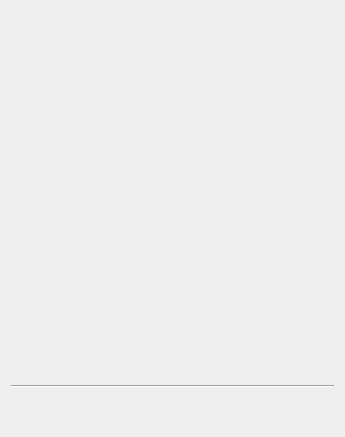
<?xml version="1.0" encoding="UTF-8"?>
<ui version="4.0">
 <author>Dmitry Baryshev</author>
 <class>Phrasebooks</class>
 <widget class="QWidget" name="Phrasebooks">
  <property name="geometry">
   <rect>
    <x>0</x>
    <y>0</y>
    <width>345</width>
    <height>437</height>
   </rect>
  </property>
  <property name="windowTitle">
   <string notr="true">Phrasebooks</string>
  </property>
  <layout class="QGridLayout" name="gridLayout_5">
   <item row="2" column="2">
    <widget class="QStackedWidget" name="stackBusy">
     <property name="sizePolicy">
      <sizepolicy hsizetype="Maximum" vsizetype="Maximum">
       <horstretch>0</horstretch>
       <verstretch>0</verstretch>
      </sizepolicy>
     </property>
     <property name="currentIndex">
      <number>0</number>
     </property>
     <widget class="QWidget" name="page">
      <layout class="QGridLayout" name="gridLayout">
       <property name="leftMargin">
        <number>0</number>
       </property>
       <property name="topMargin">
        <number>0</number>
       </property>
       <property name="rightMargin">
        <number>0</number>
       </property>
       <property name="bottomMargin">
        <number>0</number>
       </property>
       <item row="0" column="0">
        <widget class="QLabel" name="labelNotBusy">
         <property name="minimumSize">
          <size>
           <width>32</width>
           <height>32</height>
          </size>
         </property>
         <property name="maximumSize">
          <size>
           <width>32</width>
           <height>32</height>
          </size>
         </property>
         <property name="toolTip">
          <string extracomment="&quot;THT&quot; is the name of the application">THT is ready</string>
         </property>
         <property name="alignment">
          <set>Qt::AlignCenter</set>
         </property>
        </widget>
       </item>
      </layout>
     </widget>
     <widget class="QWidget" name="page_2">
      <layout class="QGridLayout" name="gridLayout_2">
       <property name="leftMargin">
        <number>0</number>
       </property>
       <property name="topMargin">
        <number>0</number>
       </property>
       <property name="rightMargin">
        <number>0</number>
       </property>
       <property name="bottomMargin">
        <number>0</number>
       </property>
       <item row="0" column="0">
        <widget class="QLabel" name="labelBusy">
         <property name="minimumSize">
          <size>
           <width>32</width>
           <height>32</height>
          </size>
         </property>
         <property name="maximumSize">
          <size>
           <width>32</width>
           <height>32</height>
          </size>
         </property>
         <property name="toolTip">
          <string extracomment="&quot;THT&quot; is the name of the application">THT is busy</string>
         </property>
         <property name="alignment">
          <set>Qt::AlignCenter</set>
         </property>
        </widget>
       </item>
      </layout>
     </widget>
    </widget>
   </item>
   <item row="1" column="0" colspan="3">
    <widget class="Line" name="lineThtSeparator">
     <property name="orientation">
      <enum>Qt::Horizontal</enum>
     </property>
    </widget>
   </item>
   <item row="0" column="0" colspan="3">
    <widget class="List" name="list" native="true">
     <property name="sizePolicy">
      <sizepolicy hsizetype="Preferred" vsizetype="Preferred">
       <horstretch>0</horstretch>
       <verstretch>1</verstretch>
      </sizepolicy>
     </property>
    </widget>
   </item>
   <item row="2" column="0">
    <widget class="Target" name="target" native="true"/>
   </item>
   <item row="2" column="1">
    <spacer name="horizontalSpacer">
     <property name="orientation">
      <enum>Qt::Horizontal</enum>
     </property>
     <property name="sizeType">
      <enum>QSizePolicy::Expanding</enum>
     </property>
     <property name="sizeHint" stdset="0">
      <size>
       <width>0</width>
       <height>20</height>
      </size>
     </property>
    </spacer>
   </item>
  </layout>
 </widget>
 <layoutdefault spacing="6" margin="11"/>
 <customwidgets>
  <customwidget>
   <class>Target</class>
   <extends>QWidget</extends>
   <header>target.h</header>
   <container>1</container>
   <slots>
    <signal>dropped(QPoint)</signal>
    <signal>middleClick()</signal>
    <signal>moving(QPoint)</signal>
    <signal>cancelled()</signal>
   </slots>
  </customwidget>
  <customwidget>
   <class>List</class>
   <extends>QWidget</extends>
   <header>list.h</header>
   <container>1</container>
  </customwidget>
 </customwidgets>
 <resources/>
 <connections>
  <connection>
   <sender>target</sender>
   <signal>dropped(QPoint)</signal>
   <receiver>Phrasebooks</receiver>
   <slot>targetDropped(QPoint)</slot>
   <hints>
    <hint type="sourcelabel">
     <x>28</x>
     <y>416</y>
    </hint>
    <hint type="destinationlabel">
     <x>32</x>
     <y>469</y>
    </hint>
   </hints>
  </connection>
  <connection>
   <sender>target</sender>
   <signal>middleClick()</signal>
   <receiver>Phrasebooks</receiver>
   <slot>slotClearLinks()</slot>
   <hints>
    <hint type="sourcelabel">
     <x>18</x>
     <y>417</y>
    </hint>
    <hint type="destinationlabel">
     <x>20</x>
     <y>468</y>
    </hint>
   </hints>
  </connection>
  <connection>
   <sender>target</sender>
   <signal>moving(QPoint)</signal>
   <receiver>Phrasebooks</receiver>
   <slot>slotTargetMoving(QPoint)</slot>
   <hints>
    <hint type="sourcelabel">
     <x>38</x>
     <y>419</y>
    </hint>
    <hint type="destinationlabel">
     <x>44</x>
     <y>453</y>
    </hint>
   </hints>
  </connection>
  <connection>
   <sender>target</sender>
   <signal>cancelled()</signal>
   <receiver>Phrasebooks</receiver>
   <slot>slotTargetCancelled()</slot>
   <hints>
    <hint type="sourcelabel">
     <x>15</x>
     <y>425</y>
    </hint>
    <hint type="destinationlabel">
     <x>61</x>
     <y>496</y>
    </hint>
   </hints>
  </connection>
 </connections>
 <slots>
  <slot>targetDropped(QPoint)</slot>
  <slot>slotClearLinks()</slot>
  <slot>slotTargetMoving(QPoint)</slot>
  <slot>slotTargetCancelled()</slot>
  <slot>slotFomcClicked()</slot>
 </slots>
</ui>
